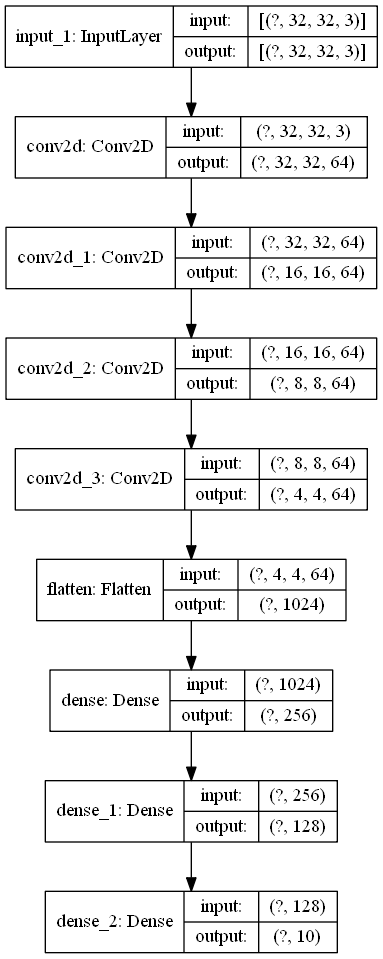

Source code (Python):
import tensorflow as tf
import numpy as np
# print(tf.__version__)

def cnn_model():
    x = tf.keras.layers.Input([32, 32, 3]) # the input operator of keras is different from Placeholder of TF1
    conv1 = tf.keras.layers.Conv2D(filters=64, kernel_size=(3,3), strides=(1,1), padding='SAME', activation=tf.nn.relu)(x)
    conv2 = tf.keras.layers.Conv2D(filters=64, kernel_size=(3,3), strides=(2,2), padding='SAME', activation=tf.nn.relu)(conv1)
    conv3 = tf.keras.layers.Conv2D(filters=64, kernel_size=(3,3), strides=(2,2), padding='SAME', activation=tf.nn.relu)(conv2)
    conv4 = tf.keras.layers.Conv2D(filters=64, kernel_size=(3,3), strides=(2,2), padding='SAME', activation=tf.nn.relu)(conv3)
    # print(conv4)
    flatten = tf.keras.layers.Flatten()(conv4)
    # print(flatten)
    fc1 = tf.keras.layers.Dense(256, activation=tf.nn.relu)(flatten)
    fc2 = tf.keras.layers.Dense(128, activation=tf.nn.relu)(fc1) 
    out = tf.keras.layers.Dense(10, activation=None)(fc2) 
    # print(out)

    return tf.keras.Model(inputs=x, outputs=out) 
pass


##### directly use the keras model object #####
# call the function which give an model object
c_cnn_model = cnn_model()

# show the information about the model
print(c_cnn_model.summary())
tf.keras.utils.plot_model(c_cnn_model, 'cnn.png', show_shapes=True)

# inferencing
print(c_cnn_model(np.random.random([10, 32, 32, 3])))

# saving the model
tf.saved_model.save(c_cnn_model, "./c_cnn_model/") # saving the model. The .pb is made automatically.

# try the model loader
loader = tf.saved_model.load("./c_cnn_model/") 
print('loadered...')
## the dedault output of the TF2 will set as a concrete function with signature 'serving_default'
print(loader.signatures["serving_default"](tf.ones([10, 32, 32, 3])))

### manipulating dataset
(cifar10_img_tr, cifar10_img_ts), (cifar10_y_tr, cifar10_y_ts) = tf.keras.datasets.cifar10.load_data()
print(np.array(cifar10_img_tr).shape)


